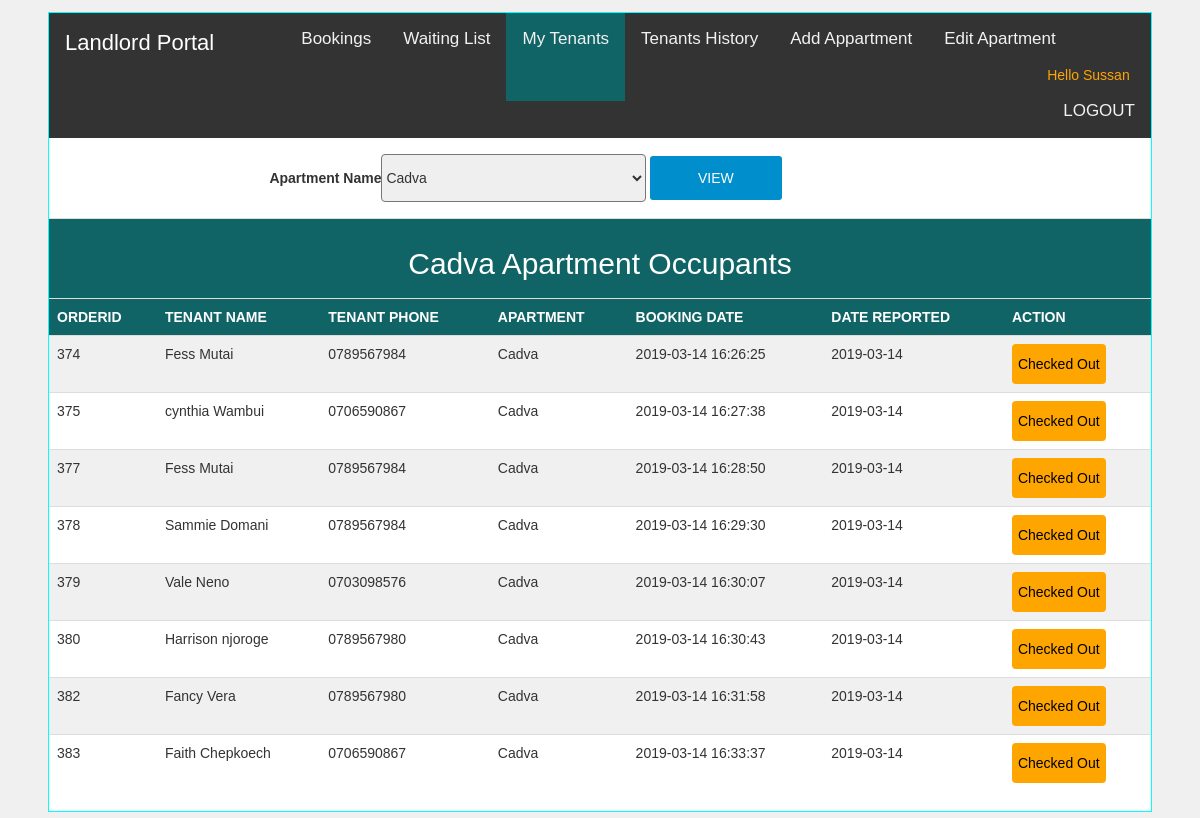
/tenants.php (signed in), run on the app's committed database.
### tables this page shows
CREATE TABLE `landlord` (
  `id` varchar(30) NOT NULL,
  `firstname` varchar(30) DEFAULT NULL,
  `lastname` varchar(30) DEFAULT NULL,
  `phone` varchar(30) DEFAULT NULL,
  `username` varchar(30) DEFAULT NULL,
  `password` varchar(30) DEFAULT NULL
);

CREATE TABLE `apartment` (
  `apartmentid` int(30) NOT NULL,
  `apartmentname` varchar(30) DEFAULT NULL,
  `location` varchar(50) DEFAULT NULL,
  `houses` int(30) DEFAULT NULL,
  `price` varchar(30) DEFAULT NULL,
  `type` varchar(30) DEFAULT NULL,
  `photo1` blob,
  `photo2` blob,
  `photo3` blob,
  `occupied` int(10) DEFAULT '0',
  `landlord` varchar(30) DEFAULT NULL,
  `apstatus` varchar(30) DEFAULT 'active'
);

CREATE TABLE `orders` (
  `orderid` int(30) NOT NULL,
  `customerid` varchar(30) DEFAULT NULL,
  `apartmentid` varchar(30) DEFAULT NULL,
  `roomtype` varchar(30) DEFAULT NULL,
  `bookingdate` datetime DEFAULT NULL,
  `datein` date DEFAULT NULL,
  `paymentmode` varchar(30) DEFAULT NULL,
  `status` varchar(30) DEFAULT NULL,
  `checkoutdate` date DEFAULT NULL,
  `checkindate` date DEFAULT NULL,
  `commitment` varchar(30) DEFAULT 'NULL',
  `transactioncode` varchar(30) DEFAULT NULL,
  `allocationdate` datetime DEFAULT NULL
);

CREATE TABLE `tenant` (
  `id` varchar(30) NOT NULL,
  `firstname` varchar(30) DEFAULT NULL,
  `lastname` varchar(30) DEFAULT NULL,
  `phone` varchar(30) DEFAULT NULL,
  `username` varchar(30) DEFAULT NULL,
  `password` varchar(30) DEFAULT NULL,
  `transactioncode` varchar(30) DEFAULT 'TXN001'
);

### tenants.php (the view, shortened to what this page needs)
<!DOCTYPE html>
<html>
<head>
  <link rel="stylesheet" href="https://use.fontawesome.com/releases/v5.7.0/css/all.css">
        <link rel="stylesheet" href="https://maxcdn.bootstrapcdn.com/bootstrap/3.4.0/css/bootstrap.min.css">
       <?php
           include('landlordsession.php');
           $landlord=$_SESSION['username'];
           $query="select l.firstname as firstname,ap.apartmentname as apname from landlord l join apartment ap on(l.id=ap.landlord) where id='$landlord'";
           $result=mysqli_query($conn,$query);
           $row=mysqli_fetch_array($result);
           $apname=$row['apname'];
           $sql="select  now() as now,firstname from landlord where id='$landlord'";
           $sqlres=mysqli_query($conn,$sql);
           $rowsql=mysqli_fetch_array($sqlres);
           $firstname=$rowsql['firstname'];
       ?>
</head>
<body>
  <div id="portal">
        <div id="portalnav">
            <div class="topnav" id="myTopnav">
                <a id="landlordportal">Landlord Portal</a>
                <a href="activebooking.php">Bookings</a>
                <a href="tenantswaiting.php">Waiting List</a>
                <div id="active"><a href="tenants.php" >My Tenants</a></div>
                <a href="history.php" >Tenants History</a>
                <a href="Addapartment.php" >Add Appartment</a>
                <a href="editapartment.php" >Edit Apartment</a>
                <div id="session">Hello <?php echo$firstname?><br><a href="logout.php">LOGOUT</a></div>
            </div>
        </div>
        <form method="POST" class="selectapform">
          <label>Apartment Name</label><select name="apname">
                                        <?php
                                          $sqlap="select * from apartment where landlord='$landlord'";
                                          $sqlres=mysqli_query($conn,$sqlap);
                                          while($rowap=mysqli_fetch_array($sqlres)){
                                            echo'<option>'.$rowap['apartmentname'].'</option>';
                                          }
                                        ?>
                                      </select>
          <input type="submit" name="select" value="VIEW" >
        </form>
         <?php
           if(isset($_POST['select'])){
            $apname=$_POST['apname'];
           $query1="select o.orderid as orderid, concat(t.firstname,' ',t.lastname) as fullname,t.phone as phone,ap.apartmentname apname,o.bookingdate as bookingdate,o.checkindate as checkindate from orders o join tenant t on(o.customerid=t.id) join apartment ap on(o.apartmentid=ap.apartmentid) join landlord l on(ap.landlord=l.id) where ap.landlord=$landlord and o.status='checkedin' and ap.apartmentname='$apname'";
           $result1=mysqli_query($conn,$query1);
           $rowcheck1=mysqli_num_rows($result1);
           if($rowcheck1>0){
                echo'<table class="table border" id="ltable"><tr id="header"><th colspan="7"><h2>'.$apname.' Apartment Occupants</h2></th></tr><tr><th>ORDERID</th><th>TENANT NAME</th><th>TENANT PHONE</th><th>APARTMENT</th><th>BOOKING DATE</th><th>DATE REPORTED</th><th>ACTION</th></tr>';
             while($row1=mysqli_fetch_array($result1)){
              echo'<tr>
                      <td>'.$row1["orderid"].'</td>
                      <td id="tenant">'.$row1["fullname"].'</td>
                      <td>'.$row1["phone"].'</td>
                      <td>'.$row1["apname"].'</td>
                      <td>'.$row1["bookingdate"].'</td>
                      <td>'.$row1["checkindate"].'</td>
                      <td><form method="POST"><input id="oid" type="text" name="oid" value="'.$row1['orderid'].'"><input id="checkedinbtn"type="submit" name="checkedout" value="Checked Out"></form></td>
                   </tr>';
             }
             echo'</table>';
           }
           else{
            echo'<div id="info">You currently have no tenants for '.$apname.'</div>';
           }
       }
       else{
          $query1="select o.orderid as orderid, concat(t.firstname,' ',t.lastname) as fullname,t.phone as phone,ap.apartmentname apname,o.bookingdate as bookingdate,o.checkindate as checkindate from orders o join tenant t on(o.customerid=t.id) join apartment ap on(o.apartmentid=ap.apartmentid) join landlord l on(ap.landlord=l.id) where ap.landlord=$landlord and o.status='checkedin' and ap.apartmentname='$apname'";
           $result1=mysqli_query($conn,$query1);
           $rowcheck1=mysqli_num_rows($result1);
           if($rowcheck1>0){
                echo'<table class="table border" id="ltable"><tr id="header"><th colspan="7"><h2>'.$apname.' Apartment Occupants</h2></th></tr><tr><th>ORDERID</th><th>TENANT NAME</th><th>TENANT PHONE</th><th>APARTMENT</th><th>BOOKING DATE</th><th>DATE REPORTED</th><th>ACTION</th></tr>';
             while($row1=mysqli_fetch_array($result1)){
              echo'<tr>
                      <td>'.$row1["orderid"].'</td>
                      <td id="tenant">'.$row1["fullname"].'</td>
                      <td>'.$row1["phone"].'</td>
                      <td>'.$row1["apname"].'</td>
                      <td>'.$row1["bookingdate"].'</td>
                      <td>'.$row1["checkindate"].'</td>
                      <td><form method="POST"><input id="oid" type="text" name="oid" value="'.$row1['orderid'].'"><input id="checkedinbtn"type="submit" name="checkedout" value="Checked Out"></form></td>
                   </tr>';
             }
             echo'</table>';
           }
           else{
            echo'<div id="info">You currently have no tenants for '.$apname.'</div>';
           }
         }
        ?>
  </div>
</body>
</html>

### tenants.php (style rules this page uses)
body { margin:0;font-family:Arial }
.topnav { overflow: hidden; background-color: #333; }
#landlordportal { font-size: 22px; color:white; margin-right: 5%; }
.topnav a { float: left; display: block; color: #f2f2f2; text-align: center; padding: 14px 16px; text-decoration: none; font-size: 17px; }
* { box-sizing: border-box; }
body { font-family: Verdana, sans-serif; }
body { background: #f0f0f0; }
#portal { min-height: 90vh; background: white; border:solid 1px aqua; margin:4%; margin-top: 1%; }
#portalnav { width:100%; min-height:7vh; }
#session { float: right; color:orange; }
tr:nth-child(odd) { background: #f0f0f0; }
th { text-align: left; color: white; background: #116466; }
#header th { text-align: center; color: white; background: #116466; }
#header { background: #116466; }
#checkedinbtn { border:none; color:black; background:orange ; height:5vh; border-radius:4px; }
#active a { height:11vh; background: #116466; }
#ltable { width: 100%; }
.selectapform { margin-left:20%; margin-top: 2vh; margin-bottom: 2vh; }
.selectapform select { height:6vh; width:30%; border-radius: 4px; }
.selectapform input { height:5.5vh; width:15%; border:none; color:white; background:#008ECC; border-radius: 3px; }

### data on the page
landlord: firstname "Sussan"
apartment: apartmentname "Cadva"
orders: orderid "374", fullname "Fess Mutai", customerid.phone "0789567984", apartmentid.apartmentname "Cadva", bookingdate "2019-03-14 16:26:25", checkindate "2019-03-14"
orders: orderid "375", fullname "cynthia Wambui", customerid.phone "0706590867", apartmentid.apartmentname "Cadva", bookingdate "2019-03-14 16:27:38", checkindate "2019-03-14"
orders: orderid "377", fullname "Fess Mutai", customerid.phone "0789567984", apartmentid.apartmentname "Cadva", bookingdate "2019-03-14 16:28:50", checkindate "2019-03-14"
orders: orderid "378", fullname "Sammie Domani", customerid.phone "0789567984", apartmentid.apartmentname "Cadva", bookingdate "2019-03-14 16:29:30", checkindate "2019-03-14"
orders: orderid "379", fullname "Vale Neno", customerid.phone "0703098576", apartmentid.apartmentname "Cadva", bookingdate "2019-03-14 16:30:07", checkindate "2019-03-14"
orders: orderid "380", fullname "Harrison njoroge", customerid.phone "0789567980", apartmentid.apartmentname "Cadva", bookingdate "2019-03-14 16:30:43", checkindate "2019-03-14"
orders: orderid "382", fullname "Fancy Vera", customerid.phone "0789567980", apartmentid.apartmentname "Cadva", bookingdate "2019-03-14 16:31:58", checkindate "2019-03-14"
orders: orderid "383", fullname "Faith Chepkoech", customerid.phone "0706590867", apartmentid.apartmentname "Cadva", bookingdate "2019-03-14 16:33:37", checkindate "2019-03-14"

### other printed values
form field apname "Cadva"
